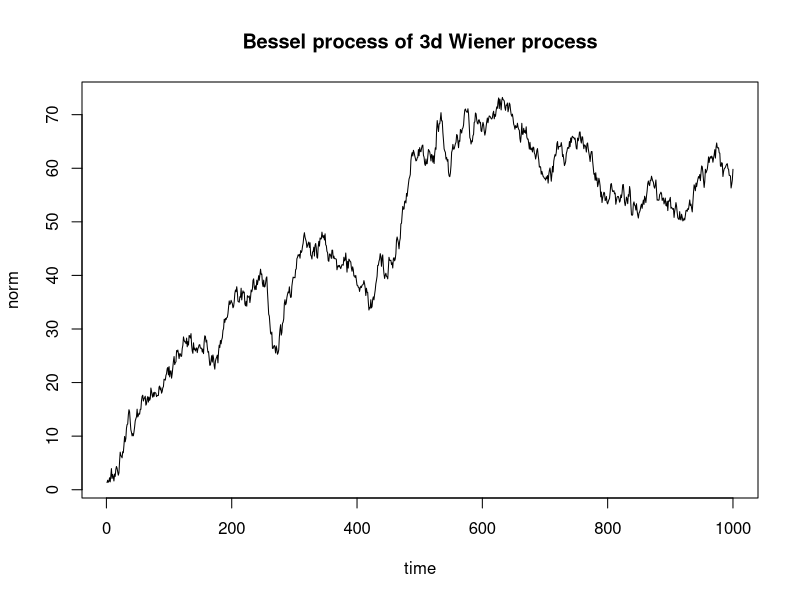

Reproduce this figure in R.
N <- 1000;
disx <- rnorm(N, 0, 1);
disy <- rnorm(N, 0, 1);
disz <- rnorm(N, 0, 1);
cumdisx <- cumsum(disx);
cumdisy <- cumsum(disy);
cumdisz <- cumsum(disz);
norm <- sqrt(cumdisx^2 + cumdisy^2 + cumdisz^2);
plot(norm, type="l", main="Bessel process of 3d Wiener process", xlab="time", ylab="norm");